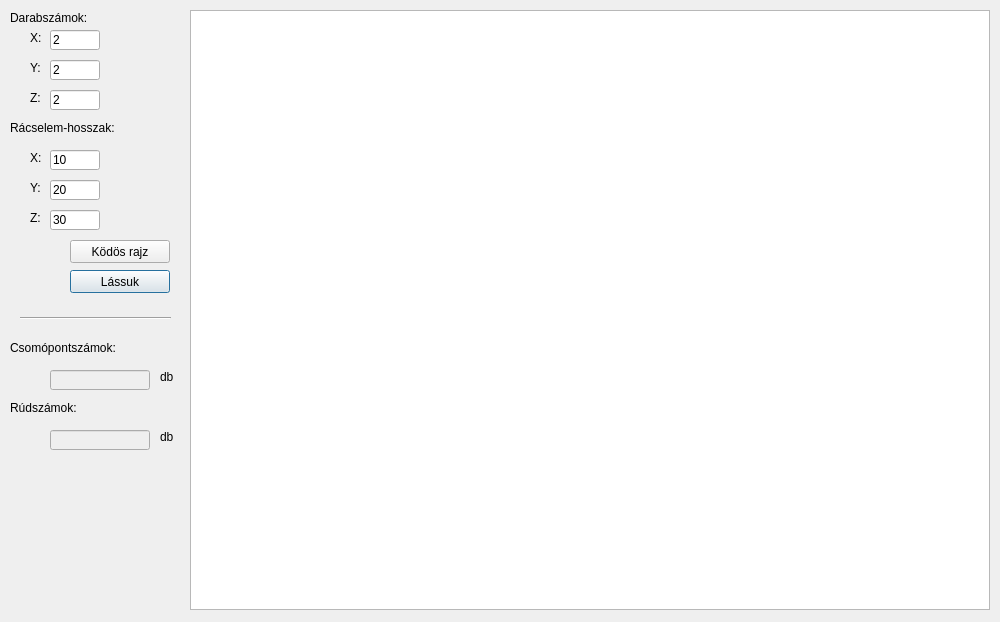
<?xml version="1.0" encoding="UTF-8"?>
<ui version="4.0">
 <class>Kocka</class>
 <widget class="QDialog" name="Kocka">
  <property name="geometry">
   <rect>
    <x>0</x>
    <y>0</y>
    <width>1000</width>
    <height>622</height>
   </rect>
  </property>
  <property name="windowTitle">
   <string>Kockaváz tervezés</string>
  </property>
  <widget class="QGraphicsView" name="nezet">
   <property name="geometry">
    <rect>
     <x>190</x>
     <y>10</y>
     <width>800</width>
     <height>600</height>
    </rect>
   </property>
  </widget>
  <widget class="QLabel" name="label">
   <property name="geometry">
    <rect>
     <x>10</x>
     <y>10</y>
     <width>111</width>
     <height>16</height>
    </rect>
   </property>
   <property name="font">
    <font>
     <family>MS Sans Serif</family>
    </font>
   </property>
   <property name="text">
    <string>Darabszámok:</string>
   </property>
  </widget>
  <widget class="QLabel" name="label_2">
   <property name="geometry">
    <rect>
     <x>30</x>
     <y>30</y>
     <width>16</width>
     <height>16</height>
    </rect>
   </property>
   <property name="font">
    <font>
     <family>MS Sans Serif</family>
    </font>
   </property>
   <property name="text">
    <string>X:</string>
   </property>
  </widget>
  <widget class="QLineEdit" name="x_db">
   <property name="geometry">
    <rect>
     <x>50</x>
     <y>30</y>
     <width>50</width>
     <height>20</height>
    </rect>
   </property>
   <property name="font">
    <font>
     <family>MS Sans Serif</family>
    </font>
   </property>
   <property name="text">
    <string>2</string>
   </property>
  </widget>
  <widget class="QLabel" name="label_3">
   <property name="geometry">
    <rect>
     <x>30</x>
     <y>60</y>
     <width>16</width>
     <height>16</height>
    </rect>
   </property>
   <property name="font">
    <font>
     <family>MS Sans Serif</family>
    </font>
   </property>
   <property name="text">
    <string>Y:</string>
   </property>
  </widget>
  <widget class="QLineEdit" name="y_db">
   <property name="geometry">
    <rect>
     <x>50</x>
     <y>60</y>
     <width>50</width>
     <height>20</height>
    </rect>
   </property>
   <property name="font">
    <font>
     <family>MS Sans Serif</family>
    </font>
   </property>
   <property name="text">
    <string>2</string>
   </property>
  </widget>
  <widget class="QLabel" name="label_4">
   <property name="geometry">
    <rect>
     <x>30</x>
     <y>90</y>
     <width>16</width>
     <height>16</height>
    </rect>
   </property>
   <property name="font">
    <font>
     <family>MS Sans Serif</family>
    </font>
   </property>
   <property name="text">
    <string>Z:</string>
   </property>
  </widget>
  <widget class="QLineEdit" name="z_db">
   <property name="geometry">
    <rect>
     <x>50</x>
     <y>90</y>
     <width>50</width>
     <height>20</height>
    </rect>
   </property>
   <property name="font">
    <font>
     <family>MS Sans Serif</family>
    </font>
   </property>
   <property name="text">
    <string>2</string>
   </property>
  </widget>
  <widget class="QLabel" name="label_5">
   <property name="geometry">
    <rect>
     <x>10</x>
     <y>120</y>
     <width>151</width>
     <height>16</height>
    </rect>
   </property>
   <property name="font">
    <font>
     <family>MS Sans Serif</family>
    </font>
   </property>
   <property name="text">
    <string>Rácselem-hosszak:</string>
   </property>
  </widget>
  <widget class="QLabel" name="label_6">
   <property name="geometry">
    <rect>
     <x>30</x>
     <y>150</y>
     <width>16</width>
     <height>16</height>
    </rect>
   </property>
   <property name="font">
    <font>
     <family>MS Sans Serif</family>
    </font>
   </property>
   <property name="text">
    <string>X:</string>
   </property>
  </widget>
  <widget class="QLineEdit" name="x_hossz">
   <property name="geometry">
    <rect>
     <x>50</x>
     <y>150</y>
     <width>50</width>
     <height>20</height>
    </rect>
   </property>
   <property name="font">
    <font>
     <family>MS Sans Serif</family>
    </font>
   </property>
   <property name="text">
    <string>10</string>
   </property>
  </widget>
  <widget class="QLabel" name="label_7">
   <property name="geometry">
    <rect>
     <x>30</x>
     <y>180</y>
     <width>16</width>
     <height>16</height>
    </rect>
   </property>
   <property name="font">
    <font>
     <family>MS Sans Serif</family>
    </font>
   </property>
   <property name="text">
    <string>Y:</string>
   </property>
  </widget>
  <widget class="QLineEdit" name="y_hossz">
   <property name="geometry">
    <rect>
     <x>50</x>
     <y>180</y>
     <width>50</width>
     <height>20</height>
    </rect>
   </property>
   <property name="font">
    <font>
     <family>MS Sans Serif</family>
    </font>
   </property>
   <property name="text">
    <string>20</string>
   </property>
  </widget>
  <widget class="QLabel" name="label_8">
   <property name="geometry">
    <rect>
     <x>30</x>
     <y>210</y>
     <width>16</width>
     <height>16</height>
    </rect>
   </property>
   <property name="font">
    <font>
     <family>MS Sans Serif</family>
    </font>
   </property>
   <property name="text">
    <string>Z:</string>
   </property>
  </widget>
  <widget class="QLineEdit" name="z_hossz">
   <property name="geometry">
    <rect>
     <x>50</x>
     <y>210</y>
     <width>50</width>
     <height>20</height>
    </rect>
   </property>
   <property name="font">
    <font>
     <family>MS Sans Serif</family>
    </font>
   </property>
   <property name="text">
    <string>30</string>
   </property>
  </widget>
  <widget class="QPushButton" name="indito">
   <property name="geometry">
    <rect>
     <x>70</x>
     <y>270</y>
     <width>100</width>
     <height>23</height>
    </rect>
   </property>
   <property name="font">
    <font>
     <family>MS Sans Serif</family>
    </font>
   </property>
   <property name="text">
    <string>Lássuk</string>
   </property>
  </widget>
  <widget class="Line" name="line">
   <property name="geometry">
    <rect>
     <x>20</x>
     <y>310</y>
     <width>151</width>
     <height>16</height>
    </rect>
   </property>
   <property name="font">
    <font>
     <family>MS Sans Serif</family>
    </font>
   </property>
   <property name="orientation">
    <enum>Qt::Horizontal</enum>
   </property>
  </widget>
  <widget class="QLabel" name="label_9">
   <property name="geometry">
    <rect>
     <x>10</x>
     <y>340</y>
     <width>171</width>
     <height>16</height>
    </rect>
   </property>
   <property name="font">
    <font>
     <family>MS Sans Serif</family>
    </font>
   </property>
   <property name="text">
    <string>Csomópontszámok:</string>
   </property>
  </widget>
  <widget class="QLineEdit" name="csomopontszam">
   <property name="enabled">
    <bool>false</bool>
   </property>
   <property name="geometry">
    <rect>
     <x>50</x>
     <y>370</y>
     <width>100</width>
     <height>20</height>
    </rect>
   </property>
   <property name="font">
    <font>
     <family>MS Sans Serif</family>
    </font>
   </property>
  </widget>
  <widget class="QLabel" name="label_10">
   <property name="geometry">
    <rect>
     <x>10</x>
     <y>400</y>
     <width>161</width>
     <height>16</height>
    </rect>
   </property>
   <property name="font">
    <font>
     <family>MS Sans Serif</family>
    </font>
   </property>
   <property name="text">
    <string>Rúdszámok:</string>
   </property>
  </widget>
  <widget class="QLineEdit" name="rudszam">
   <property name="enabled">
    <bool>false</bool>
   </property>
   <property name="geometry">
    <rect>
     <x>50</x>
     <y>430</y>
     <width>100</width>
     <height>20</height>
    </rect>
   </property>
   <property name="font">
    <font>
     <family>MS Sans Serif</family>
    </font>
   </property>
  </widget>
  <widget class="QLabel" name="label_11">
   <property name="geometry">
    <rect>
     <x>160</x>
     <y>370</y>
     <width>20</width>
     <height>14</height>
    </rect>
   </property>
   <property name="font">
    <font>
     <family>MS Sans Serif</family>
    </font>
   </property>
   <property name="text">
    <string>db</string>
   </property>
  </widget>
  <widget class="QLabel" name="label_12">
   <property name="geometry">
    <rect>
     <x>160</x>
     <y>430</y>
     <width>20</width>
     <height>14</height>
    </rect>
   </property>
   <property name="font">
    <font>
     <family>MS Sans Serif</family>
    </font>
   </property>
   <property name="text">
    <string>db</string>
   </property>
  </widget>
  <widget class="QPushButton" name="pushButton">
   <property name="geometry">
    <rect>
     <x>70</x>
     <y>240</y>
     <width>100</width>
     <height>23</height>
    </rect>
   </property>
   <property name="font">
    <font>
     <family>MS Sans Serif</family>
    </font>
   </property>
   <property name="text">
    <string>Ködös rajz</string>
   </property>
  </widget>
 </widget>
 <resources/>
 <connections/>
</ui>
